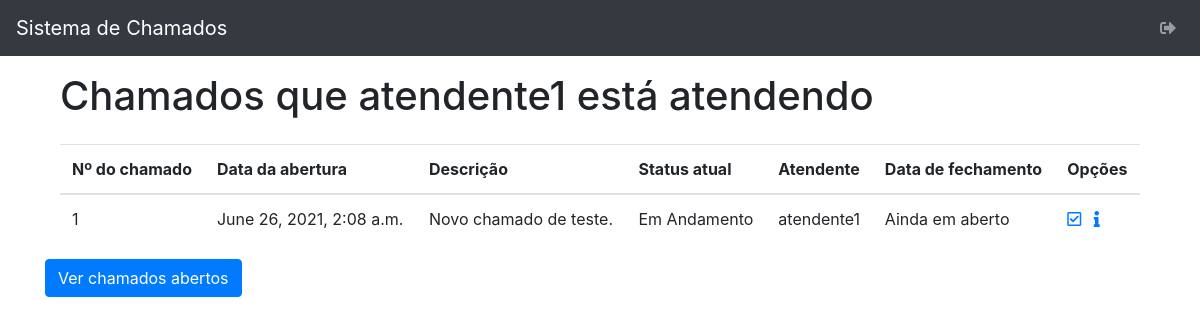
The app's page /chamado_list/atendente_logged/ (signed in), older data.
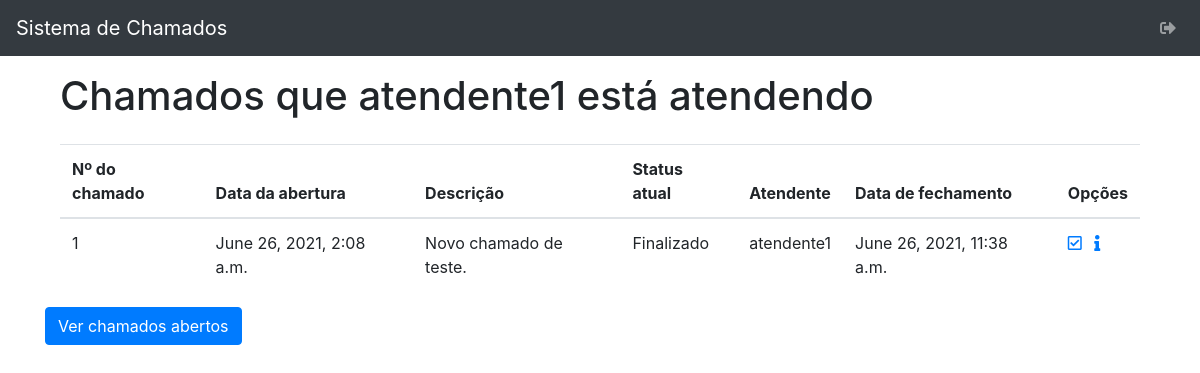
The same page, newer data.
### helpdesk/models.py (models this page shows, shortened)
class BaseModel(models.Model):
    objects = models.Manager()
    class Meta:
        abstract = True

class Chamado(BaseModel):
    STATUS = (
        ('A', 'Aberto'),
        ('E', 'Em Andamento'),
        ('F', 'Finalizado')
    )
    descricao = models.CharField(max_length=200)
    status = models.CharField(max_length=1, choices=STATUS, default='A')
    fk_cliente = models.ForeignKey(Cliente, on_delete=models.CASCADE, null=True)
    fk_atendente = models.ForeignKey(Atendente, on_delete=models.CASCADE, null=True)
    data_abertura = models.DateTimeField(auto_now_add=True, blank=True)
    data_fechamento = models.DateTimeField(null=True, blank=True)

class Atendente(BaseModel):
    user = models.OneToOneField(
        User,
        on_delete=models.CASCADE,
        default=1,
    )
    class Meta:
        managed: False
        db_table = 'helpdesk_atendente'

### helpdesk/views.py (the view)
# urls.py: re_path('chamado_list/(?P<filter>\w+)/$', chamado_list, name='chamado_list'),
@login_required(login_url='cliente_login')
def chamado_list(request, filter):
    if filter == 'atendente_logged':
        atendente = Atendente.objects.get(user_id=request.user.id)
        username = request.user.username
        chamado = Chamado.objects.filter(fk_atendente=atendente.id)
    elif filter == 'cliente_logged':
        cliente = Cliente.objects.get(user_id=request.user.id)
        username = request.user.username
        chamado = Chamado.objects.filter(fk_cliente=cliente.id)
    elif filter == 'status_a':
        username = request.user.username
        chamado = Chamado.objects.filter(status='A')
    elif filter == 'all':
        chamado = Chamado.objects.all
    context = {'chamado': chamado, 'filter': filter, 'username': username}
    return render(request, 'chamado/chamado_list.html', context)

### helpdesk/templates/chamado/chamado_list.html (shortened to what this page needs)
{% extends '../base.html' %}
{% block content %}
<div class="row mb-3">
    <div class="col-12">
       {% if filter == 'atendente_logged' %}
            <h1>Chamados que {{ username }} está atendendo</h1>
        {% elif filter == 'status_a' %}
            <h1>Chamados abertos</h1>
        {% elif filter == 'cliente_logged' %}
            <h1>Chamados do cliente {{ username }}</h1>
        {% else %}
            <h1>Todos os chamados</h1>
        {% endif %}
     </div>
</div>
<div class="row">
    <div class="col-12">
        <table class="table">
            <thead>
                <tr>
                    <th>Nº do chamado</th>
                    <th>Data da abertura</th>
                    <th>Descrição</th>
                    <th>Status atual</th>
                    <th>Atendente</th>
                    <th>Data de fechamento</th>
                    <th>Opções</th>
                </tr>
            </thead>
            <tbody>
            {% for c in chamado %}
                <tr>
                    <td>{{ c.id }}</td>
                    <td>{{ c.data_abertura }}</td>
                    <td>{{ c.descricao }}</td>
                    <td>{{ c.get_status_display }}</td>
                    <td>
                        {% if not c.fk_atendente %}
                        Não atendido
                        {% else %}
                        {{ c.fk_atendente.user.username }}
                        {% endif %}
                    </td>
                    <td>
                        {% if not c.data_fechamento %}
                        Ainda em aberto
                        {% else %}
                        {{ c.data_fechamento }}
                        {% endif %}
                    </td>
                    <td>
                        {% if filter == 'atendente_logged' %}
                        <a href="{% url 'chamado_update' pk=c.id %}">
                            <i class="far fa-check-square"></i>
                        </a>
                         {% endif %}
                        <a href="{% url 'chamado_interacao_list' chamado=c.id %}">
                            <i class="fas fa-info ml-2"></i>
                        </a>
                    </td>
                </tr>
            {% endfor %}
            </tbody>
        </table>
    </div>
    {% if filter == 'atendente_logged' %}
        <a href="{% url 'chamado_list' filter='status_a' %}">
            <button type="submit" class="btn btn-primary">
                Ver chamados abertos
            </button>
        </a>
    {% elif filter == 'status_a' %}
        <a href="{% url 'chamado_list' filter='atendente_logged' %}">
            <button type="submit" class="btn btn-primary">
                Ver chamados que já estou atendendo.
            </button>
        </a>
    {% else %}
        <a href="{% url 'chamado_create' request.user.id %}">
            <button type="submit" class="btn btn-primary">
                Abrir novo chamado
            </button>
        </a>
    {% endif %}
</div>
{% endblock content %}

Row changes from the older to the newer data that the page shows:
changed Chamado "Novo chamado de teste.": status "Em Andamento" → "Finalizado"; data_fechamento (not shown) → "June 26, 2021, 11:38 a.m."; no longer shows "Ainda em aberto"
